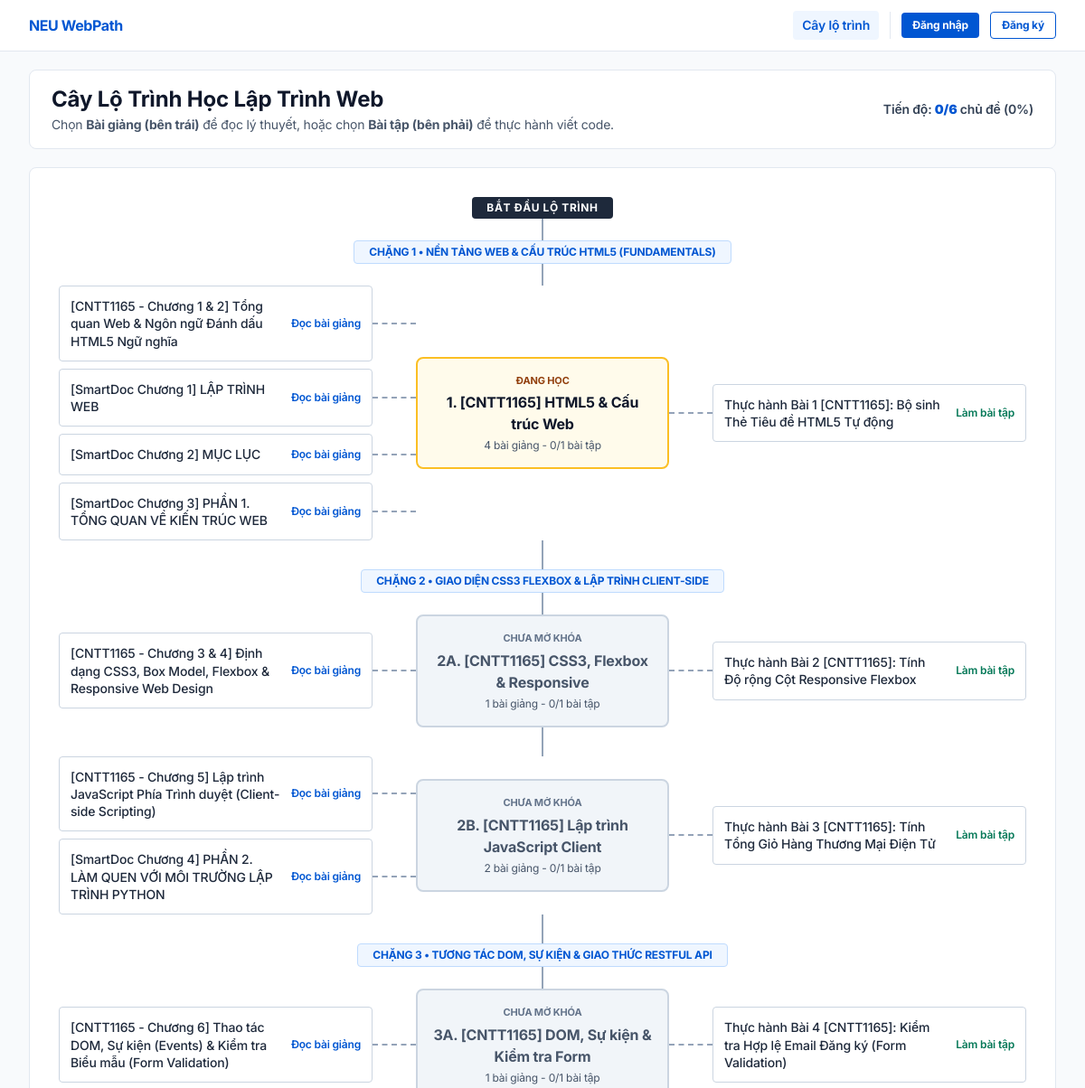
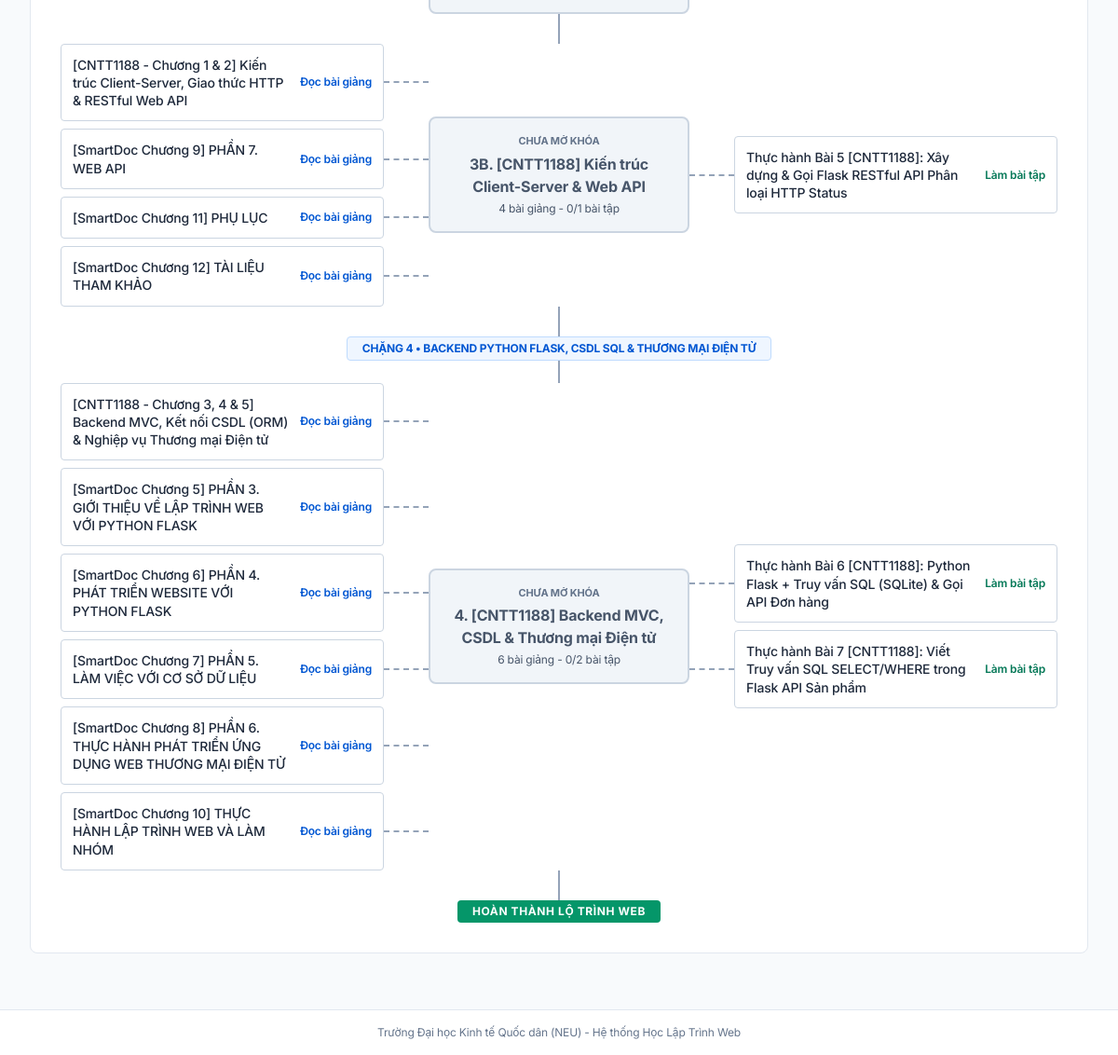
Screenshot of /skills/ with the database file from the repository (2 pictures, top to bottom).
### app/models/schema.py (models this page shows)
class Lesson(db.Model):
    __tablename__ = "lessons"
    id = db.Column(db.Integer, primary_key=True)
    course_id = db.Column(db.Integer, db.ForeignKey("courses.id", ondelete="CASCADE"), nullable=False)
    title = db.Column(db.String(200), nullable=False)
    slug = db.Column(db.String(191), unique=True, nullable=False)
    order_index = db.Column(db.Integer, default=1, nullable=False)
    content_markdown = db.Column(LargeText, nullable=False)
    video_url = db.Column(db.String(500))
    xp_reward = db.Column(db.Integer, default=20, nullable=False)
    exercises = db.relationship("Exercise", backref="lesson", lazy="dynamic")
    __table_args__ = (Index("idx_lesson_course_order", "course_id", "order_index"),)

class Skill(db.Model):
    __tablename__ = "skills"
    id = db.Column(db.Integer, primary_key=True)
    slug = db.Column(db.String(100), unique=True, nullable=False, index=True)
    name = db.Column(db.String(150), nullable=False)
    description = db.Column(db.Text)
    icon = db.Column(db.String(100), default="code")
    tier = db.Column(db.Integer, default=1, nullable=False)
    required_xp = db.Column(db.Integer, default=0, nullable=False)
    required_exercises_count = db.Column(db.Integer, default=1, nullable=False)
    courses = db.relationship("Course", backref="skill", lazy="dynamic")
    exercises = db.relationship("Exercise", backref="skill", lazy="dynamic")

class Exercise(db.Model):
    __tablename__ = "exercises"
    id = db.Column(db.Integer, primary_key=True)
    skill_id = db.Column(db.Integer, db.ForeignKey("skills.id", ondelete="SET NULL"), index=True)
    lesson_id = db.Column(db.Integer, db.ForeignKey("lessons.id", ondelete="SET NULL"), index=True)
    title = db.Column(db.String(200), nullable=False)
    slug = db.Column(db.String(191), unique=True, nullable=False, index=True)
    problem_statement = db.Column(LargeText, nullable=False)
    difficulty = db.Column(
        db.Enum("easy", "medium", "hard", name="exercise_diff", native_enum=False),
        default="easy",
        nullable=False,
        index=True,
    )
    scaffold_level = db.Column(
        db.String(100), default="Mức 1: Có sẵn 70% khung code (Điền vào chỗ trống)"
    )
    hints = db.Column(db.JSON, default=list)  # Danh sách gợi ý từng bước cho người mới
    tags = db.Column(db.JSON, default=list)
    starter_code = db.Column(db.JSON, default=dict)
    time_limit_ms = db.Column(db.Integer, default=1500, nullable=False)
    memory_limit_kb = db.Column(db.Integer, default=65536, nullable=False)
    xp_reward = db.Column(db.Integer, default=50, nullable=False)
    test_cases = db.relationship(
        "TestCase", backref="exercise", order_by="TestCase.order_index", cascade="all, delete-orphan"
    )

### app/blueprints/skills.py (the view, shortened to what this page needs)
@skills_bp.route("/")
def tree_view():
    uid = current_user.id if current_user.is_authenticated else None
    if uid:
        sync_user_skill_tree(uid)
    all_skills = Skill.query.order_by(Skill.tier.asc(), Skill.id.asc()).all()
    edges = SkillPrerequisite.query.all()
    prog_map = {}
    completed_lesson_ids = set()
    ac_exercise_ids = set()
    skill_by_id = {s.id: s for s in all_skills}
    prereq_names_map = defaultdict(list)
    for e in edges:
        if e.prerequisite_id in skill_by_id:
            prereq_names_map[e.skill_id].append(skill_by_id[e.prerequisite_id].name)
    tier_labels = {
        1: "CHẶNG 1 • NỀN TẢNG WEB & CẤU TRÚC HTML5 (FUNDAMENTALS)",
        2: "CHẶNG 2 • GIAO DIỆN CSS3 FLEXBOX & LẬP TRÌNH CLIENT-SIDE",
        3: "CHẶNG 3 • TƯƠNG TÁC DOM, SỰ KIỆN & GIAO THỨC RESTFUL API",
        4: "CHẶNG 4 • BACKEND PYTHON FLASK, CSDL SQL & THƯƠNG MẠI ĐIỆN TỬ",
    }
    tiers_dict = defaultdict(list)
    mastered_count = 0
    unlocked_count = 0
    for s in all_skills:
        prog = prog_map.get(s.id)
        status = prog.status if prog else ("unlocked" if s.tier == 1 else "locked")
        if status == "mastered":
            mastered_count += 1
        elif status in ("unlocked", "in_progress"):
            unlocked_count += 1
        node_lessons = _collect_skill_lessons(s)
        lessons_data = [
            {
                "id": l.id,
                "title": l.title,
                "slug": l.slug,
                "xp_reward": l.xp_reward,
                "is_smartdoc": "fit.neu.edu.vn/smartdoc" in (l.content_markdown or ""),
                "is_completed": l.id in completed_lesson_ids,
            }
            for l in node_lessons
        ]
        node_exercises = s.exercises.order_by(Exercise.id.asc()).all()
        exercises_data = [
            {
                "id": ex.id,
                "title": ex.title,
                "slug": ex.slug,
                "difficulty": ex.difficulty,
                "xp_reward": ex.xp_reward,
                "is_ac": ex.id in ac_exercise_ids,
            }
            for ex in node_exercises
        ]
        tiers_dict[s.tier].append(
            {
                "id": s.id,
                "slug": s.slug,
                "name": s.name,
                "description": s.description,
                "tier": s.tier,
                "status": status,
                "completed_exercises": prog.completed_exercises if prog else 0,
                "required_exercises": s.required_exercises_count,
                "earned_xp": prog.earned_xp if prog else 0,
                "required_xp": s.required_xp,
                "prerequisites": prereq_names_map.get(s.id, []),
                "lessons": lessons_data,
                "exercises": exercises_data,
            }
        )
    roadmap_tiers = [
        {
            "tier": t,
            "label": tier_labels.get(t, f"CHẶNG {t} • CHUYÊN ĐỀ MỞ RỘNG (TIER {t})"),
            "nodes": tiers_dict[t],
        }
        for t in sorted(tiers_dict.keys())
    ]
    total_nodes = len(all_skills)
    progress_pct = round((mastered_count / total_nodes) * 100) if total_nodes else 0
    return render_template(
        "skills/tree.html",
        all_skills=all_skills,
        roadmap_tiers=roadmap_tiers,
        total_nodes=total_nodes,
        mastered_count=mastered_count,
        unlocked_count=unlocked_count,
        progress_pct=progress_pct,
    )

### app/blueprints/skills.py (called while the page is built)
def _collect_skill_lessons(skill: Skill):
    seen_ids = set()
    lesson_list = []
    for ex in skill.exercises.order_by(Exercise.id.asc()).all():
        if ex.lesson and ex.lesson.id not in seen_ids:
            seen_ids.add(ex.lesson.id)
            lesson_list.append(ex.lesson)
    other_skill_lesson_ids = {
        row[0]
        for row in db.session.query(Exercise.lesson_id)
        .filter(Exercise.skill_id != skill.id, Exercise.lesson_id.isnot(None))
        .all()
    }
    for c in skill.courses.all():
        for l in c.lessons:
            if l.id not in seen_ids and l.id not in other_skill_lesson_ids:
                seen_ids.add(l.id)
                lesson_list.append(l)
    return lesson_list

### app/templates/skills/tree.html (shortened to what this page needs)
{% extends "base.html" %}
{% block content %}
<div class="w-full px-4 sm:px-6 lg:px-8 sm:px-6 lg:px-8 py-5 space-y-5">
    <div class="bg-white border border-slate-200 rounded-lg p-4 sm:px-6 flex flex-col sm:flex-row sm:items-center justify-between gap-4">
        <div>
            <h1 class="text-xl sm:text-2xl font-bold text-slate-900">
                Cây Lộ Trình Học Lập Trình Web
            </h1>
            <p class="text-sm text-slate-600 mt-0.5">
                Chọn <strong>Bài giảng (bên trái)</strong> để đọc lý thuyết, hoặc chọn <strong>Bài tập (bên phải)</strong> để thực hành viết code.
            </p>
        </div>
        <div class="flex items-center gap-3 shrink-0 text-sm">
            <span class="font-semibold text-slate-700">
                Tiến độ: <strong class="text-[#0056D2]">{{ mastered_count }}/{{ total_nodes }}</strong> chủ đề ({{ progress_pct }}%)
            </span>
        </div>
    </div>
    <div class="w-full bg-white border border-slate-200 rounded-lg p-4 sm:p-6 lg:p-8">
        <div class="flex flex-col items-center">
            <span class="px-4 py-1 rounded bg-slate-800 text-white text-xs font-bold uppercase tracking-wider">
                Bắt đầu lộ trình
            </span>
            <div class="tree-spine h-6"></div>
        </div>
        {% for tier_group in roadmap_tiers %}
        <div class="flex flex-col items-center">
            <div class="px-4 py-1 rounded bg-blue-50 border border-blue-200 text-[#0056D2] text-xs font-bold">
                {{ tier_group.label }}
            </div>
            <div class="tree-spine h-6"></div>
        </div>
        {% for node in tier_group.nodes %}
        <div class="w-full flex flex-col items-center">
            <div class="w-full grid grid-cols-1 md:grid-cols-[1fr_280px_1fr] xl:grid-cols-[1fr_320px_1fr] items-center gap-3 md:gap-0">
                <div class="w-full min-w-0 flex flex-col gap-2 order-2 md:order-1">
                    {% if node.lessons %}
                        {% for l in node.lessons %}
                        <div class="w-full flex items-center min-w-0">
                            <a href="{{ url_for('main.lesson_detail', slug=l.slug) }}"
                               class="w-full flex-1 min-w-0 p-3 rounded border border-slate-300 bg-white hover:border-[#0056D2] hover:bg-blue-50/40 text-xs sm:text-sm flex items-center justify-between gap-3 transition">
                                <span class="font-medium text-slate-800 break-words leading-snug">
                                    {{ l.title }}
                                </span>
                                {% if l.is_completed %}
                                <span class="text-emerald-600 font-bold text-xs shrink-0">Đã đọc</span>
                                {% else %}
                                <span class="text-[#0056D2] font-semibold text-xs shrink-0">Đọc bài giảng</span>
                                {% endif %}
                            </a>
                            <div class="hidden md:block w-8 lg:w-12 tree-branch-line shrink-0"></div>
                        </div>
                        {% endfor %}
                    {% else %}
                        <div class="hidden md:block"></div>
                    {% endif %}
                </div>
                <div class="w-full min-w-0 flex flex-col items-center order-1 md:order-2">
                    <div class="w-full rounded-lg p-4 text-center border-2
                        {% if node.status == 'mastered' %}bg-emerald-50 border-emerald-500 text-slate-900
                        {% elif node.status in ('unlocked', 'in_progress') %}bg-amber-50 border-amber-400 text-slate-900
                        {% else %}bg-slate-100 border-slate-300 text-slate-600{% endif %}">
                        <div class="text-[11px] font-bold uppercase mb-1
                            {% if node.status == 'mastered' %}text-emerald-700
                            {% elif node.status in ('unlocked', 'in_progress') %}text-amber-800
                            {% else %}text-slate-500{% endif %}">
                            {% if node.status == 'mastered' %}Đã hoàn thành
                            {% elif node.status in ('unlocked', 'in_progress') %}Đang học
                            {% else %}Chưa mở khóa{% endif %}
                        </div>
                        <h3 class="text-sm sm:text-base font-bold leading-snug break-words">
                            {{ node.name }}
                        </h3>
                        <p class="text-xs text-slate-600 mt-1">
                            {{ node.lessons|length }} bài giảng - {{ node.completed_exercises }}/{{ node.exercises|length }} bài tập
                        </p>
                    </div>
                </div>
                <div class="w-full min-w-0 flex flex-col gap-2 order-3">
                    {% if node.exercises %}
                        {% for ex in node.exercises %}
                        <div class="w-full flex items-center min-w-0">
                            <div class="hidden md:block w-8 lg:w-12 tree-branch-line shrink-0"></div>
                            <a href="{{ url_for('judge.workspace', slug=ex.slug) }}"
                               class="w-full flex-1 min-w-0 p-3 rounded border border-slate-300 bg-white hover:border-emerald-600 hover:bg-emerald-50/40 text-xs sm:text-sm flex items-center justify-between gap-3 transition">
                                <span class="font-medium text-slate-800 break-words leading-snug">
                                    {{ ex.title }}
                                </span>
                                {% if ex.is_ac %}
                                <span class="text-emerald-600 font-bold text-xs shrink-0">Đã giải</span>
                                {% else %}
                                <span class="text-emerald-700 font-semibold text-xs shrink-0">Làm bài tập</span>
                                {% endif %}
                            </a>
                        </div>
                        {% endfor %}
                    {% else %}
                        <div class="hidden md:block"></div>
                    {% endif %}
                </div>
            </div>
            <div class="tree-spine h-8"></div>
        </div>
        {% endfor %}
        {% endfor %}
        <div class="flex flex-col items-center">
            <span class="px-4 py-1 rounded bg-emerald-600 text-white text-xs font-bold uppercase tracking-wider">
                Hoàn thành lộ trình Web
            </span>
        </div>
    </div>
</div>
{% endblock %}

### app/static/css/responsive.css (style rules this page uses)
:root { --touch-target-min: 44px; }
html, body { max-width: 100vw; overflow-x: hidden; -webkit-tap-highlight-color: transparent; }

### app/templates/base.html (style rules this page uses)
body { background-color: #F8FAFC; color: #1E293B; font-family: 'Inter', -apple-system, BlinkMacSystemFont, 'Segoe UI', Roboto, 'Helvetica Neue', Arial, sans-serif; -webkit-font-smoothing: antialiased; -moz-osx-font-smoothing: grayscale; letter-spacing: -0.011em; }

### app/templates/skills/tree.html (style rules this page uses)
.tree-spine { width: 2px; background-color: #94A3B8; }
.tree-branch-line { border-top: 2px dashed #94A3B8; }

### rows the page displays
Skill: shows "ĐANG HỌC", name "1. [CNTT1165] HTML5 & Cấu trúc Web", lessons|length "4", completed_exercises "0", exercises|length "1"
Lesson: title "[CNTT1165 - Chương 1 & 2] Tổng quan Web & Ngôn ngữ Đánh dấu HTML5 Ngữ nghĩa"
Lesson: title "[SmartDoc Chương 1] LẬP TRÌNH WEB"
Lesson: title "[SmartDoc Chương 2] MỤC LỤC"
Lesson: title "[SmartDoc Chương 3] PHẦN 1. TỔNG QUAN VỀ KIẾN TRÚC WEB"
Exercise: title "Thực hành Bài 1 [CNTT1165]: Bộ sinh Thẻ Tiêu đề HTML5 Tự động"
Skill: shows "CHƯA MỞ KHÓA", name "2A. [CNTT1165] CSS3, Flexbox & Responsive", lessons|length "1", completed_exercises "0", exercises|length "1"
Lesson: title "[CNTT1165 - Chương 3 & 4] Định dạng CSS3, Box Model, Flexbox & Responsive Web Design"
Exercise: title "Thực hành Bài 2 [CNTT1165]: Tính Độ rộng Cột Responsive Flexbox"
Skill: shows "CHƯA MỞ KHÓA", name "2B. [CNTT1165] Lập trình JavaScript Client", lessons|length "2", completed_exercises "0", exercises|length "1"
Lesson: title "[CNTT1165 - Chương 5] Lập trình JavaScript Phía Trình duyệt (Client-side Scripting)"
Lesson: title "[SmartDoc Chương 4] PHẦN 2. LÀM QUEN VỚI MÔI TRƯỜNG LẬP TRÌNH PYTHON"
Exercise: title "Thực hành Bài 3 [CNTT1165]: Tính Tổng Giỏ Hàng Thương Mại Điện Tử"
Skill: shows "CHƯA MỞ KHÓA", name "3A. [CNTT1165] DOM, Sự kiện & Kiểm tra Form", lessons|length "1", completed_exercises "0", exercises|length "1"
Lesson: title "[CNTT1165 - Chương 6] Thao tác DOM, Sự kiện (Events) & Kiểm tra Biểu mẫu (Form Validation)"
Exercise: title "Thực hành Bài 4 [CNTT1165]: Kiểm tra Hợp lệ Email Đăng ký (Form Validation)"
Skill: shows "CHƯA MỞ KHÓA", name "3B. [CNTT1188] Kiến trúc Client-Server & Web API", lessons|length "4", completed_exercises "0", exercises|length "1"
Lesson: title "[CNTT1188 - Chương 1 & 2] Kiến trúc Client-Server, Giao thức HTTP & RESTful Web API"
Lesson: title "[SmartDoc Chương 9] PHẦN 7. WEB API"
Lesson: title "[SmartDoc Chương 11] PHỤ LỤC"
Lesson: title "[SmartDoc Chương 12] TÀI LIỆU THAM KHẢO"
Exercise: title "Thực hành Bài 5 [CNTT1188]: Xây dựng & Gọi Flask RESTful API Phân loại HTTP Status"
Skill: shows "CHƯA MỞ KHÓA", name "4. [CNTT1188] Backend MVC, CSDL & Thương mại Điện tử", lessons|length "6", completed_exercises "0", exercises|length "2"
Lesson: title "[CNTT1188 - Chương 3, 4 & 5] Backend MVC, Kết nối CSDL (ORM) & Nghiệp vụ Thương mại Điện tử"
Lesson: title "[SmartDoc Chương 5] PHẦN 3. GIỚI THIỆU VỀ LẬP TRÌNH WEB VỚI PYTHON FLASK"
Lesson: title "[SmartDoc Chương 6] PHẦN 4. PHÁT TRIỂN WEBSITE VỚI PYTHON FLASK"
Lesson: title "[SmartDoc Chương 7] PHẦN 5. LÀM VIỆC VỚI CƠ SỞ DỮ LIỆU"
Lesson: title "[SmartDoc Chương 8] PHẦN 6. THỰC HÀNH PHÁT TRIỂN ỨNG DỤNG WEB THƯƠNG MẠI ĐIỆN TỬ"
Lesson: title "[SmartDoc Chương 10] THỰC HÀNH LẬP TRÌNH WEB VÀ LÀM NHÓM"
Exercise: title "Thực hành Bài 6 [CNTT1188]: Python Flask + Truy vấn SQL (SQLite) & Gọi API Đơn hàng"
Exercise: title "Thực hành Bài 7 [CNTT1188]: Viết Truy vấn SQL SELECT/WHERE trong Flask API Sản phẩm"

### other values shown
{{ mastered_count }} "0"
{{ total_nodes }} "6"
{{ progress_pct }} "0"
{{ tier_group.label }} "CHẶNG 1 • NỀN TẢNG WEB & CẤU TRÚC HTML5 (FUNDAMENTALS)" "CHẶNG 2 • GIAO DIỆN CSS3 FLEXBOX & LẬP TRÌNH CLIENT-SIDE" "CHẶNG 3 • TƯƠNG TÁC DOM, SỰ KIỆN & GIAO THỨC RESTFUL API" "CHẶNG 4 • BACKEND PYTHON FLASK, CSDL SQL & THƯƠNG MẠI ĐIỆN TỬ"
